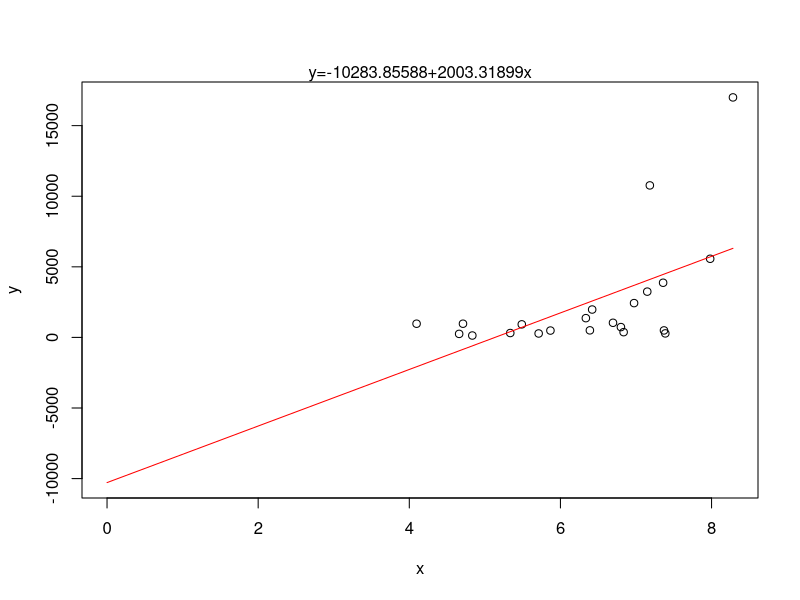
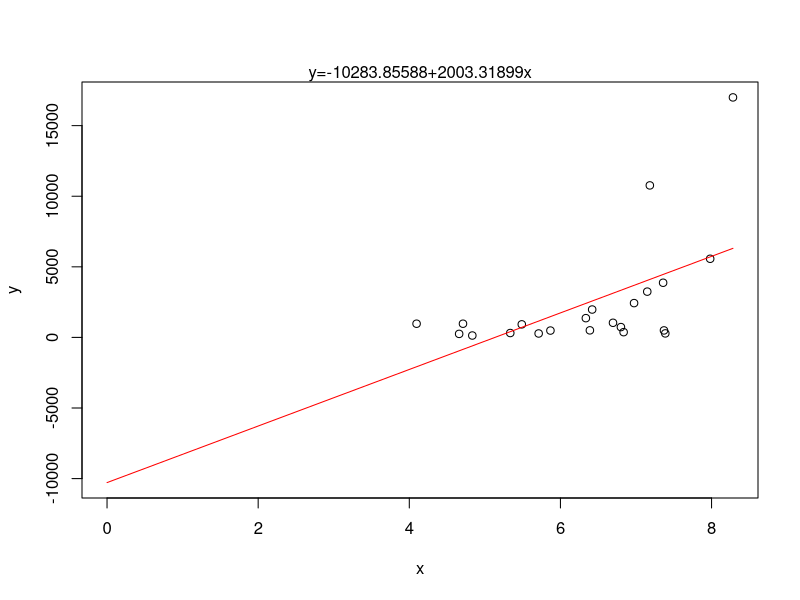
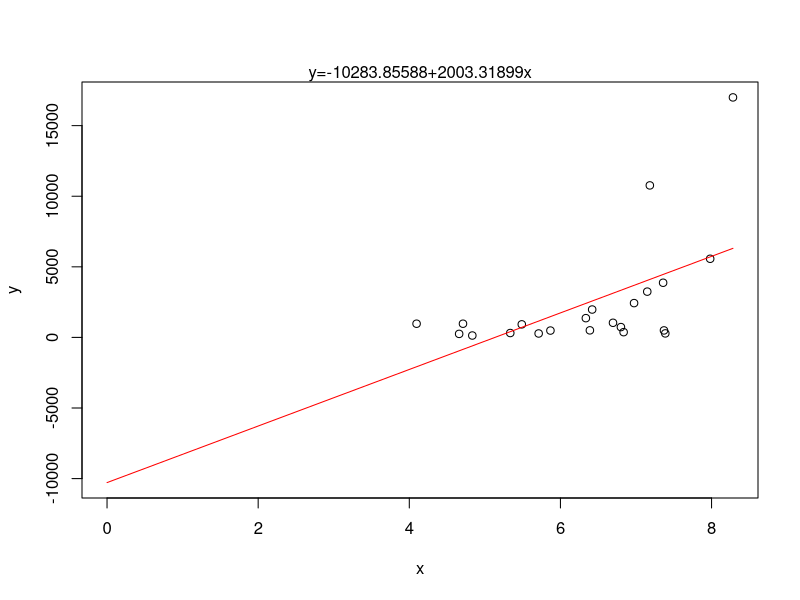
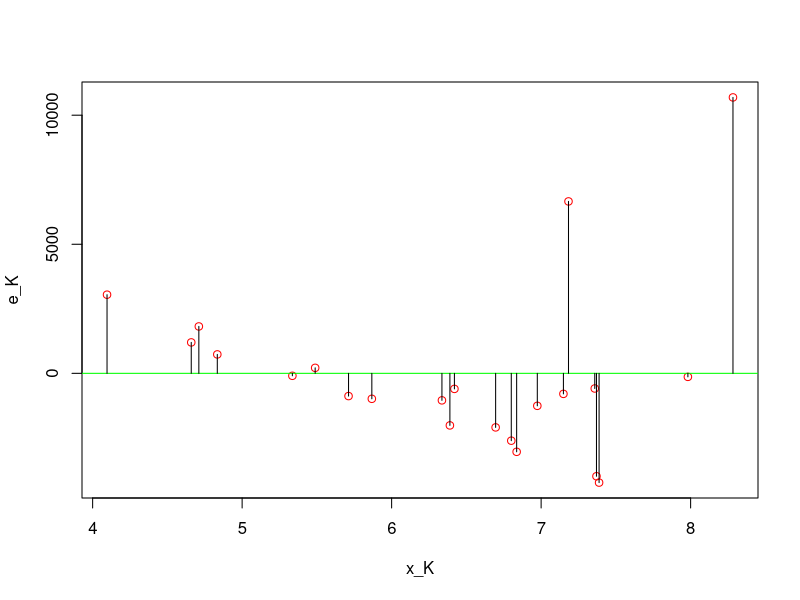
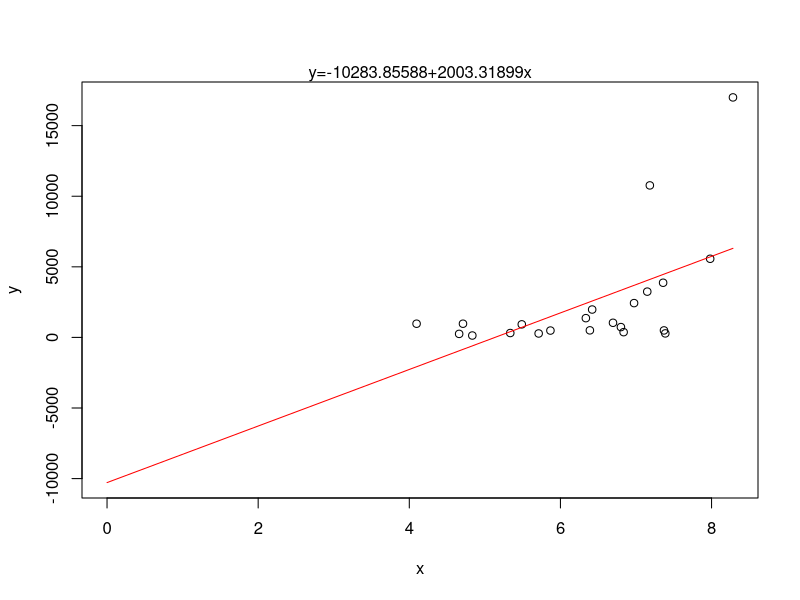
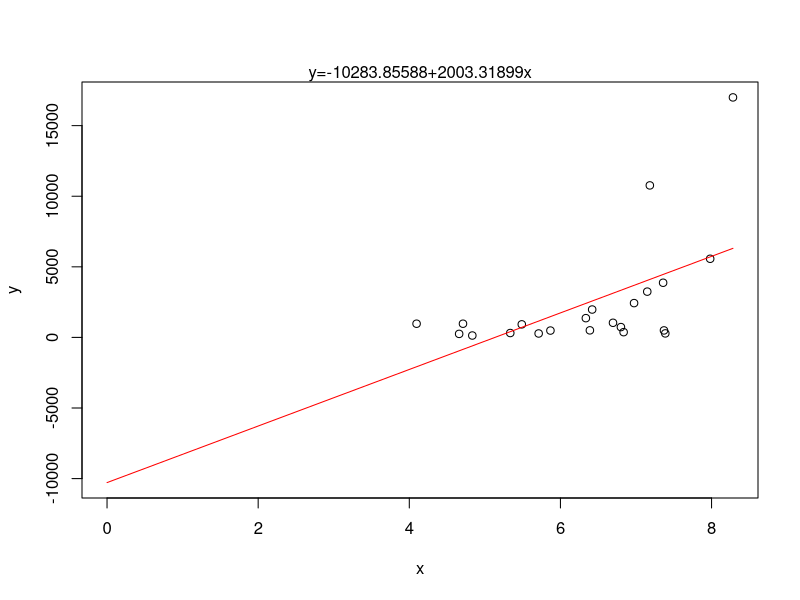
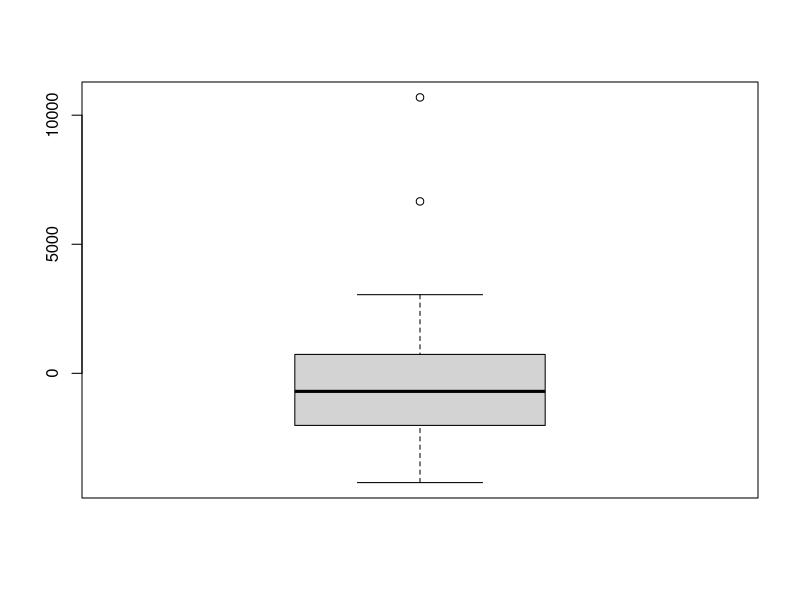
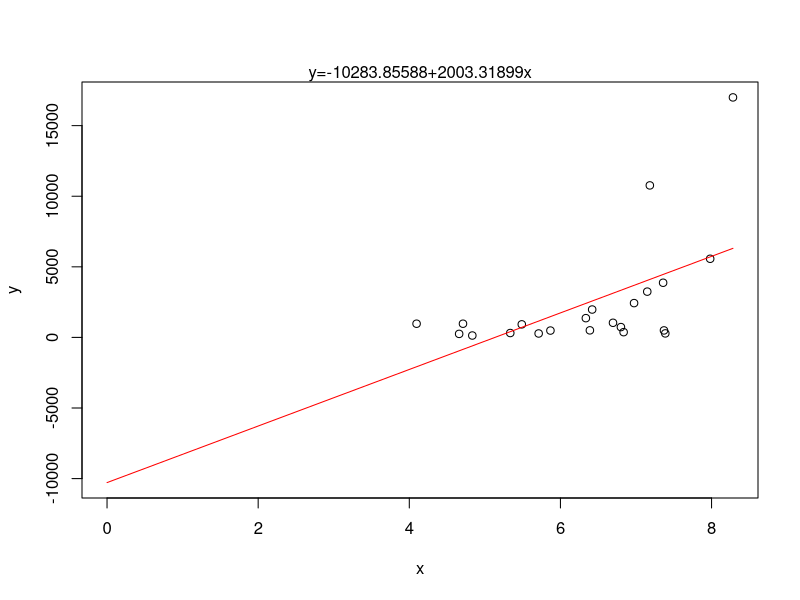

R code for these plots, in order:
## ---- chunk 1
K=read.table(file='kittiwak.txt',header=TRUE)
P=read.table(file='physical.txt',header=TRUE)

rls <- function(x,y){
  graphics.off()
  mx=mean(x)
  my=mean(y)
  b1=sum((x-mx)*(y-my))/sum((x-mx)^2)
  b0=my-b1*mx
  if (b1<0){
    plot(x,y, xlim=c(min(0,x),max(x)),ylim=c(min(y),ceiling(max(y,b0))))
    mtext(paste0('y=',round(b0,6),round(b1,6),'x'), side = 3)}
  else{
    plot(x,y, xlim=c(min(0,x),max(x)),ylim=c(min(floor(b0),y),ceiling(max(y))))
    mtext(paste0('y=',round(b0,6),'+',round(b1,6),'x'), side = 3)}
  curve(b0+b1*x,add=TRUE,col='red')
  return(c(b0,b1))} #y=b0+b1x

rls_est <- function(x,y,x0){
  b0=rls(x,y)[1]
  b1=rls(x,y)[2]
  graphics.off()
  y_est=b0+b1*x0
  plot(x,y)
  points(x0,y_est,col='red')
  abline(h=y_est,v=x0,col='blue')
  curve(b0+b1*x,add=TRUE,col='red')
  return(y_est)
}

rls_var <- function(x,y){
  b0=rls(x,y)[1]
  b1=rls(x,y)[2]
  graphics.off()
  n=length(x)
  e2=sum((y-(b1*x+b0))^2)
  return(c(e2/n,e2/(n-2))) 
} #Sesgado (est. de max. veros.) e insesgado (var. res.)

rls_ci <- function(x,y,ci){
  n=length(x)
  S2X = var(x)
  S2R = rls_var(x,y)[2] #Usando la varianza residual insesgada
  if (n>=30)
    q=qnorm((1-ci)/2,lower.tail = 0)
  else
    q=qt((1-ci)/2,df=n-2,lower.tail = 0)
  b0_est=rls(x,y)[1]
  b1_est=rls(x,y)[2]
  graphics.off()
  l_b1=b1_est-q*sqrt(S2R/((n-1)*S2X))
  u_b1=b1_est+q*sqrt(S2R/((n-1)*S2X))
  
  mx=mean(x)
  l_b0=b0_est-q*sqrt(S2R*(1/n+mx^2/((n-1)*S2R)))
  u_b0=b0_est+q*sqrt(S2R*(1/n+mx^2/((n-1)*S2R)))
  return(list('b0'=c(l_b0,u_b0),'b1'=c(l_b1,u_b1)))
}

rls_err <- function(x,y){
  b0=rls(x,y)[1]
  b1=rls(x,y)[2]
  graphics.off()
  e=y-(b1*x+b0)
  return(e)
}

rls_cd <- function(x,y){
  b0=rls(x,y)[1]
  b1=rls(x,y)[2]
  graphics.off()
  y_est=b1*x+b0
  SCE=sum((y-y_est)^2)
  STCC=sum((y-mean(y))^2)
  R2=1-SCE/STCC
  return(R2)
}
## ---- chunk 2
x_K=log(K$Area)
y_K=K$Population
rls(x_K,y_K)
## ---- chunk 3
e_K=rls_err(x_K,y_K)
sprintf("Valor promedio del residuo: %s", mean(e_K))
plot(x_K,e_K,col='red')  #Scatterplot de la distribución del error
abline(h=0,col='green')
segments(x_K,0,x_K,e_K)  
## ---- chunk 4
boxplot(rls_err(x_K,y_K)) #Boxplot de la distribución del error
## ---- chunk 5
sprintf("Varianza de la variable independiente: %s", var(x_K))
sprintf("Coeficiente de determinación: %s", rls_cd(x_K,y_K))
sprintf("Varianza residual: %s", rls_var(x_K,y_K)[2])
graphics.off()
## ---- chunk 6
#
## ---- chunk 7
x_k=log(K$Area[K$Population<=10000])
y_k=K$Population[K$Population<=10000]
mx=mean(x_k)
my=mean(y_k)
b1=sum((x_k-mx)*(y_k-my))/sum((x_k-mx)^2)
b0=my-b1*mx
plot(x_K,y_K, xlim=c(min(0,x_K),max(x_K)),ylim=c(min(floor(b0),y_K),ceiling(max(y_K))))
mtext(paste0('y=',round(b0,6),'+',round(b1,6),'x'), side = 3)
curve(b0+b1*x,add=TRUE,col='red')
## ---- chunk 8
sprintf("Coeficiente de determinación: %s", rls_cd(x_k,y_k))
n=length(x_K)
e2=sum((y_K-(b1*x_K+b0))^2)
sprintf("Varianza residual: %s", e2/(n-2))
b0=rls(x_k,y_k)[1]
b1=rls(x_k,y_k)[2]
e_k=y_K-(b1*x_K+b0)
sprintf("Valor promedio del residuo: %s", mean(e_k))
graphics.off()
plot(x_K,e_k,col='red')  #Scatterplot de la distribución del error
abline(h=0,col='green')
segments(x_K,0,x_K,e_k)  
## ---- chunk 9

## ---- chunk 10

## ---- chunk 11

## ---- chunk 12

